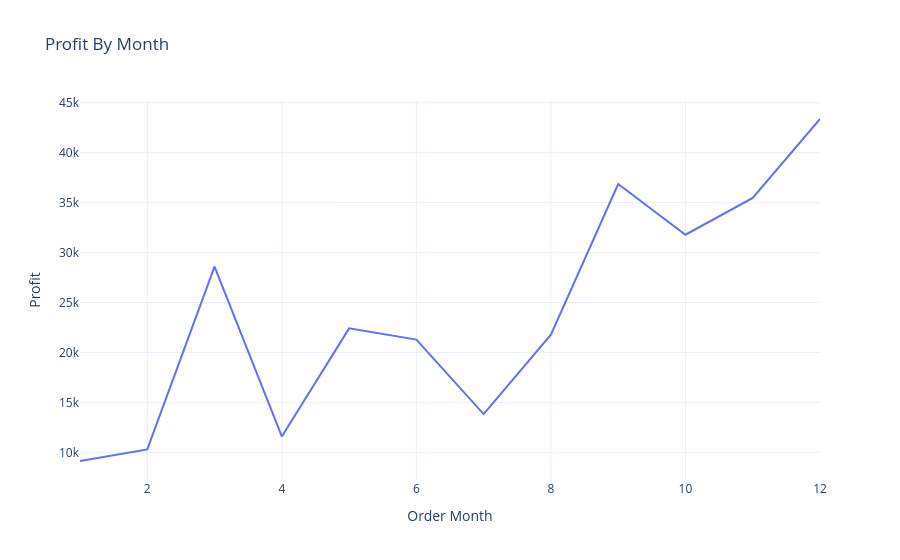

Here is the notebook cell this chart was saved with:
### Markdown cell above
# Q4: Monthaly Profit analysis

### Code cell
profit_by_month = data.groupby("Order Month")["Profit"].sum().reset_index()
profit_by_month
fig = px.line(profit_by_month, x= "Order Month", y = "Profit", title = "Profit By Month")
fig.show()

### Figure 1 — Plotly figure (JSON) as saved in the notebook; plotly's stock layout.template omitted (floating-point values rounded to 4 significant figures)
{"data": [{"hovertemplate": "Order Month=%{x}<br>Profit=%{y}<extra></extra>", "legendgroup": "", "line": {"color": "#636efa", "dash": "solid"}, "marker": {"symbol": "circle"}, "mode": "lines", "name": "", "orientation": "v", "showlegend": false, "type": "scatter", "x": [1, 2, 3, 4, 5, 6, 7, 8, 9, 10, 11, 12], "xaxis": "x", "y": [9134.0, 10290.0, 28590.0, 11590.0, 22410.0, 21290.0, 13830.0, 21780.0, 36860.0, 31780.0, 35470.0, 43370.0], "yaxis": "y"}], "layout": {"legend": {"tracegroupgap": 0}, "title": {"text": "Profit By Month"}, "xaxis": {"anchor": "y", "domain": [0, 1], "title": {"text": "Order Month"}}, "yaxis": {"anchor": "x", "domain": [0, 1], "title": {"text": "Profit"}}}}
